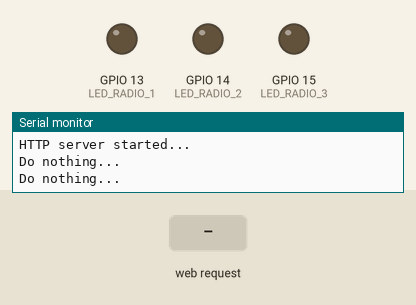
This sketch was run on a simulated ESP8266 (NodeMCU). Parts: output pins drawn as LEDs (lit = HIGH), the last lines printed to the serial monitor. Inputs (shaded band) come from the test bench. WiFi joins after 1.5 s; servers stay silent unless stated; network time is answered at once with the bench clock; the local clock reads 2024-03-15 10:24:30 at power-on unless the sketch sets it; random numbers use the default seed unless the sketch sets one.

Above: at 3.4 s.
3.5 s: HTTP request GET /mode1 received
At 7.35 s:
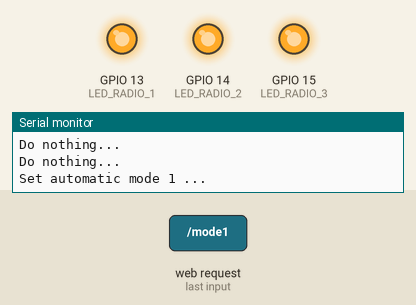
7.5 s: HTTP request GET /mode2 received
At 11.31 s:
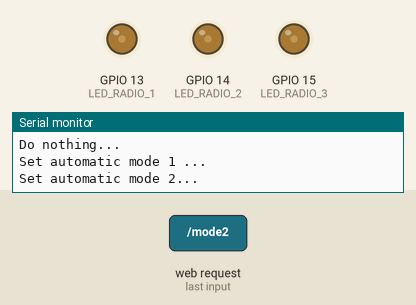
11.5 s: HTTP request GET /auto received
15.0 s: HTTP request GET /mode4 received
18.5 s: HTTP request GET /mode3 received
Timing chart, 0 to 21.0 s (numbered marks = the images above; inputs shaded):
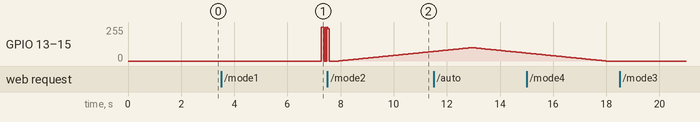

The sketch:

ProgrammeTableauTiti.ino
```cpp
#include <ESP8266WiFi.h>
#include <NTPClient.h>
#include <WiFiUdp.h>
#include <Adafruit_PWMServoDriver.h>
#include <ESP8266WebServer.h>
#include <WiFiClient.h>
#include <ESP8266mDNS.h>
#include <time.h>

#define NB_TRYWIFI 15  // Nbr de tentatives de connexion au réseau WiFi | Number of try to connect to WiFi network

const char* ssid = "Livebox-0210_EXT";
const char* password = "YFptPeFiLvmRLcixGo";

int oldMode = 1;
bool force = false;
int offset = 1;

WiFiClient espClient;
WiFiUDP ntpUDP;

NTPClient timeClient(ntpUDP, "europe.pool.ntp.org", 0, 600000);

ESP8266WebServer server(80);

Adafruit_PWMServoDriver pwm = Adafruit_PWMServoDriver();

unsigned long previousMillis = 0;
unsigned long previousMillisRadioLed = 0;
unsigned long interval = 600000;
unsigned long intervalRadioLed = 3000;
unsigned long puissanceMax = 4096;
unsigned int currentMode = 1;

unsigned int power_start_star_led[16];
unsigned int order_star_led[16];

#define LED_RADIO_1 13
#define LED_RADIO_2 14
#define LED_RADIO_3 15

#define start_period1 20 * 60
#define start_period2 21 * 60
#define start_period3 7 * 60
#define end_period3 20 * 60

#define advice_period1 9 * 60

/**************** INITIALISATIONS *********************/

void initSerial() {

  Serial.begin(115200);
  while (!Serial)  // Wait for the serial connection to be establised.
    delay(50);

  Serial.println();
  Serial.println("Init serial ...");
}

void InitWifi() {

  Serial.println("Init Wifi ...");
  Serial.println("Connecting ...");
  WiFi.mode(WIFI_STA);
  WiFi.begin(ssid, password);

  int _try = 0;
  while (WiFi.status() != WL_CONNECTED) {
    Serial.print("..");
    delay(2000);
    _try++;
    if (_try >= NB_TRYWIFI) {
      Serial.print("Try ");
      Serial.print(_try);
      Serial.print(" failed");

      ESP.restart();
    }
  }
  Serial.println("Connected to the WiFi network");
}

void InitNtp() {

  Serial.println("Init NTP ...");

  timeClient.begin();

  delay(200);

  timeClient.update();
  Serial.println(timeClient.getFormattedTime());
  Serial.println("Time OK ...");

  currentMode = GetPeriod();

  Serial.print("current mode :");
  Serial.println(currentMode);
}

int ManageSummerTime() {

  // Gestion de démarrage des timezones
  unsigned long epochTime = timeClient.getEpochTime();
  struct tm* ptm = gmtime((time_t*)&epochTime);

  int monthDay = ptm->tm_mday;
  int currentMonth = ptm->tm_mon + 1;

  // heure d'été
  if ((currentMonth == 3 && monthDay >= 28)
      || (currentMonth > 3 && currentMonth < 10)
      || (currentMonth == 10 && monthDay < 25)) {
    return 2;
  }

  // heure d'hiver
  if ((currentMonth == 10 && monthDay >= 25)
      || (currentMonth > 11 && currentMonth < 3)
      || (currentMonth == 3 && monthDay < 28)) {
    return 1;
  }

  return 1;
}

void InitLeds() {

  Serial.println("Init LED ...");

  pwm.begin();
  pwm.setOscillatorFrequency(27000000);
  pwm.setPWMFreq(1600);

  Wire.setClock(400000);

  pinMode(LED_RADIO_1, OUTPUT);
  pinMode(LED_RADIO_2, OUTPUT);
  pinMode(LED_RADIO_3, OUTPUT);

  Serial.println("Init Stars LED ...");
}

/*************FIN INITIALISATIONS *********************/

/************ GESTION SERVEUR WEB *********************/

void handleNotFound() {

  String message = "File Not Found\n\n";
  message += "URI: ";
  message += server.uri();
  message += "\nMethod: ";
  message += (server.method() == HTTP_GET) ? "GET" : "POST";
  message += "\nArguments: ";
  message += server.args();
  message += "\n";

  for (uint8_t i = 0; i < server.args(); i++) {
    message += " " + server.argName(i) + ": " + server.arg(i) + "\n";
  }

  server.send(404, "text/plain", message);
}

void handleRoot() {

  char buf[16];

  String message = "<html><head><title>Tableau de Mathieu</title></head><body><h5>Bienvenue sur le tableau de Mathieu</h5>";
  message += "Vous &ecirc;tes connect&eacute; sur : <b>";
  message += sprintf(buf, "IP:%d.%d.%d.%d", WiFi.localIP()[0], WiFi.localIP()[1], WiFi.localIP()[2], WiFi.localIP()[3]);
  message += "</b><br/><br/>Le tableau est actuellement en mode : <b>";

  if (force == false) {
    message += "Automatique";
  } else {
    switch (currentMode) {
      case 1:
        message += "Endormissement";
        break;
      case 2:
        message += "Veilleuse";
        break;
      case 4:
        message += "Signal de lever";
        break;
      default:
        message += "Eteint";
    }
  }

  message += "</b><br/><br/>Il est actuellement : <b>";
  message += timeClient.getFormattedTime();
  message += "<br/><br/><table><tr><td><a href='/mode1'>Forcer en mode endormissement</a></td><td>|</td><td>";
  message += "<a href='/mode2'>Forcer en mode veilleuse</a></td><td>|</td><td>";
  message += "<a href='/mode3'>Forcer en mode &eacute;teint</a></td><td>|</td><td>";
  message += "<a href='/mode4'>Forcer en mode signal de lever</a></td><td>|</td><td>";
  message += "<a href='/auto'>Mettre en mode automatique</a></td></tr></table>";
  message += "</b></body></html>";

  server.send(200, "text/html", message);
}

void handleMode1() {
  currentMode = 1;
  force = true;

  for (int index = 0; index < 16; index++) {
    power_start_star_led[index] = random(2000, puissanceMax / 2);
    order_star_led[index] = 1;
  }

  Serial.println("Set automatic mode 1 ...");
  handleRoot();
}

void handleMode2() {
  currentMode = 2;
  force = true;

  for (int indexLed = 0; indexLed < 16; indexLed++) {
    pwm.setPWM(indexLed, 0, 0);
    yield();
  }

  Serial.println("Set automatic mode 2...");
  handleRoot();
}

void handleMode3() {
  currentMode = 3;
  force = true;

  for (int indexLed = 0; indexLed < 16; indexLed++) {
    pwm.setPWM(indexLed, 0, 0);
    yield();
  }

  Serial.println("Set automatic mode 3...");
  handleRoot();
}

void handleMode4() {
  currentMode = 1;
  force = false;
  Serial.println("Switch automatic mode ...");
  handleRoot();
}

void handleMode5() {
  currentMode = 4;
  force = true;

  for (int indexLed = 0; indexLed < 16; indexLed++) {
    pwm.setPWM(indexLed, 0, 0);
    yield();
  }

  Serial.println("Set automatic mode 4...");
  handleRoot();
}

/********* FIN GESTION SERVEUR WEB ********************/

/************** DETECTION PERIODE *********************/

int GetPeriod() {

  offset = ManageSummerTime();

  int nowMinutes = (timeClient.getHours() + offset) * 60 + timeClient.getMinutes();

  /* Période 1 : avant l'endormissement, les étoiles sont actives */
  if (nowMinutes >= start_period1 && nowMinutes <= start_period2) {

    for (int index = 0; index < 16; index++) {
      power_start_star_led[index] = random(2000, puissanceMax / 2);
      order_star_led[index] = 1;
    }

    oldMode = 1;

    if (oldMode != currentMode) {
      Serial.print("current mode : ");
      Serial.println("Endormissement");
    }

    return 1;
  }

  /* Période 2 : pendant le sommeil, mode veilleuse */
  if ((nowMinutes > start_period2 && nowMinutes <= (23 * 60 + 59))) {  // || (nowMinutes >= 0 && nowMinutes < start_period3)) {

    for (int indexLed = 0; indexLed < 16; indexLed++) {
      pwm.setPWM(indexLed, 0, 0);
      yield();
    }

    oldMode = 2;

    if (oldMode != currentMode) {
      Serial.print("current mode : ");
      Serial.println("Veilleuse");
    }

    return 2;
  }

  /* Période 3 : ne se passe rien */
  if (nowMinutes > end_period3 && nowMinutes <= start_period1) {

    for (int indexLed = 0; indexLed < 16; indexLed++) {
      pwm.setPWM(indexLed, 0, 0);
      yield();
    }

    oldMode = 3;

    if (oldMode != currentMode) {
      Serial.print("current mode : ");
      Serial.println("Off");
    }

    digitalWrite(LED_RADIO_1, LOW);
    digitalWrite(LED_RADIO_2, LOW);
    digitalWrite(LED_RADIO_3, LOW);

    return 3;
  }

  /* Période 4 : Signal que Mathieu peut se lever */
  if (nowMinutes > advice_period1 && nowMinutes <= (advice_period1 + 3)) {

    for (int indexLed = 0; indexLed < 16; indexLed++) {
      pwm.setPWM(indexLed, 0, 0);
      yield();
    }

    oldMode = 4;

    if (oldMode != currentMode) {
      Serial.print("current mode : ");
      Serial.println("Off");
    }

    digitalWrite(LED_RADIO_1, LOW);
    digitalWrite(LED_RADIO_2, LOW);
    digitalWrite(LED_RADIO_3, LOW);

    return 4;
  }

  return 3;
}

void DisplayMode2() {

  unsigned long currentMillis = millis();

  if (currentMillis > previousMillisRadioLed) {
    /* Allumage lent des leds */
    for (int fadeValue = 0; fadeValue <= 100; fadeValue++) {
      analogWrite(LED_RADIO_1, fadeValue);
      analogWrite(LED_RADIO_2, fadeValue);
      analogWrite(LED_RADIO_3, fadeValue);

      yield();
      server.handleClient();

      delay(50);
    }
  }

  if (currentMillis > previousMillisRadioLed + 100) {
    previousMillisRadioLed = currentMillis;
    /* Extinction lente des leds */
    for (int fadeValue = 100; fadeValue >= 0; fadeValue--) {
      analogWrite(LED_RADIO_1, fadeValue);
      analogWrite(LED_RADIO_2, fadeValue);
      analogWrite(LED_RADIO_3, fadeValue);

      yield();
      server.handleClient();

      delay(50);
    }
  }
}

void DisplayMode1() {

  for (int indexLed = 0; indexLed < 16; indexLed++) {

    int eclat = random(0, 3);

    if (eclat == 1) {
      pwm.setPWM(indexLed, puissanceMax, 0);
    } else {
      pwm.setPWM(indexLed, power_start_star_led[indexLed], 0);
    }

    delay(25);
    server.handleClient();

    yield();

    unsigned long currentMillis = millis();

    if (currentMillis > previousMillisRadioLed + 3000) {
      digitalWrite(LED_RADIO_1, HIGH);
      digitalWrite(LED_RADIO_2, HIGH);
      digitalWrite(LED_RADIO_3, HIGH);
    }

    if (currentMillis > previousMillisRadioLed + 3100) {
      digitalWrite(LED_RADIO_1, LOW);
      digitalWrite(LED_RADIO_2, LOW);
      digitalWrite(LED_RADIO_3, LOW);
    }

    if (currentMillis > previousMillisRadioLed + 3150) {
      digitalWrite(LED_RADIO_1, HIGH);
      digitalWrite(LED_RADIO_2, HIGH);
      digitalWrite(LED_RADIO_3, HIGH);
    }

    if (currentMillis > previousMillisRadioLed + 3250) {
      digitalWrite(LED_RADIO_1, LOW);
      digitalWrite(LED_RADIO_2, LOW);
      digitalWrite(LED_RADIO_3, LOW);
      previousMillisRadioLed = currentMillis;
    }
  }
}

void DisplayMode4() {

  for (int indexLed = 0; indexLed < 16; indexLed++) {

    server.handleClient();
    yield();

    unsigned long currentMillis = millis();

    if (currentMillis > previousMillisRadioLed + 1000) {
      digitalWrite(LED_RADIO_1, HIGH);
      digitalWrite(LED_RADIO_2, HIGH);
      digitalWrite(LED_RADIO_3, HIGH);

      pwm.setPWM(indexLed, puissanceMax, 0);
    }

    if (currentMillis > previousMillisRadioLed + 1100) {
      digitalWrite(LED_RADIO_1, LOW);
      digitalWrite(LED_RADIO_2, LOW);
      digitalWrite(LED_RADIO_3, LOW);

      pwm.setPWM(indexLed, 0, 0);
    }

    if (currentMillis > previousMillisRadioLed + 1150) {
      digitalWrite(LED_RADIO_1, HIGH);
      digitalWrite(LED_RADIO_2, HIGH);
      digitalWrite(LED_RADIO_3, HIGH);

      pwm.setPWM(indexLed, puissanceMax, 0);
    }

    if (currentMillis > previousMillisRadioLed + 1250) {
      digitalWrite(LED_RADIO_1, LOW);
      digitalWrite(LED_RADIO_2, LOW);
      digitalWrite(LED_RADIO_3, LOW);

      pwm.setPWM(indexLed, 0, 0);

      previousMillisRadioLed = currentMillis;
    }
  }
}

/********** FIN DETECTION PERIODE *********************/

void setup() {
  initSerial();
  InitWifi();
  InitNtp();
  InitLeds();

  Serial.println("Init web server ...");
  server.on("/", handleRoot);
  server.on("/mode1", handleMode1);
  server.on("/mode2", handleMode2);
  server.on("/mode3", handleMode3);
  server.on("/mode4", handleMode5);
  server.on("/auto", handleMode4);
  server.onNotFound(handleNotFound);
  server.begin();
  Serial.println("HTTP server started...");
}

void loop() {

  server.handleClient();

  if (force == false) {
    currentMode = GetPeriod();
  }

  switch (currentMode) {
    case 1:
      DisplayMode1();
      break;
    case 2:
      DisplayMode2();
      break;
    case 4:
      DisplayMode4();
      break;
    default:
      Serial.println("Do nothing...");
      delay(1000);
  }
}
```

Measured:
- after the input at 3.5 s, GPIO 13 (LED_RADIO_1), GPIO 14 (LED_RADIO_2), GPIO 15 (LED_RADIO_3): 0/255 → 255/255 after 3.8 s
